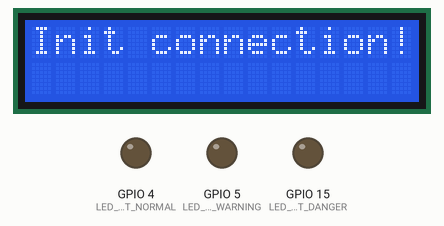
A sketch run on a simulated ESP8266 (NodeMCU). On the bench: 16×2 character LCD, output pins drawn as LEDs (lit = HIGH). WiFi joins after 1.5 s; servers stay silent unless stated; what the sketch prints to the serial monitor is not drawn.

Above: at 0.1 s.
At 8.7 s:
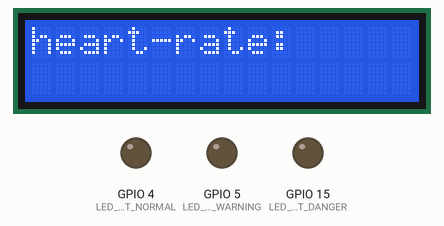

The sketch:

socketWithNodejs.ino
```cpp
#include <Arduino.h>
#include <ArduinoJson.h>
#include <LiquidCrystal_I2C.h>
#include <Wire.h>

#include <ESP8266WiFi.h>
#include <ESP8266WiFiMulti.h>

#include <SocketIoClient.h>

#define USE_SERIAL Serial
#define LED_ALERT_NORMAL 4
#define LED_ALERT_WARNING 5
#define LED_ALERT_DANGER 15

ESP8266WiFiMulti WiFiMulti;
SocketIoClient webSocket;
// Set the LCD address to 0x27 for a 16 chars and 2 line display
LiquidCrystal_I2C lcd(0x27, 16, 2);

StaticJsonDocument<200> jsonBuffer;
byte heart[8] = {       // Mảng byte hình trái tim
  0b00000,
  0b01010,
  0b11111,
  0b11111,
  0b11111,
  0b01110,
  0b00100,
  0b00000
};
int i;

void displayHeartRate(const char * payload, size_t length) {
  DeserializationError error = deserializeJson(jsonBuffer, payload);
  if (error) {
    Serial.print(F("deserializeJson() failed: "));
    Serial.println(error.c_str());
    return;
  }
  int heart_rate = jsonBuffer["heart_rate"];
  int alert = jsonBuffer["alertLED"];
  Serial.print(heart_rate);
  Serial.print("\n");
  for (i = 11; i <= 13; i++) {
    lcd.setCursor(i, 0);
    lcd.print(" ");
  }
  lcd.setCursor(11, 0);        //Đưa con trỏ về cột thứ 11, hàng 0.
  lcd.print(heart_rate);
  //  switch (alert)
  //{
  //    case 0: // code to be executed if n = 0;
  //        digitalWrite(LED_ALERT_NORMAL,HIGH);
  //        digitalWrite(LED_ALERT_WARNING,LOW);
  //        digitalWrite(LED_ALERT_DANGER,LOW);
  //        break;
  //    case 1: // code to be executed if n = 1;
  //        digitalWrite(LED_ALERT_NORMAL,LOW);
  //        digitalWrite(LED_ALERT_WARNING,HIGH);
  //        digitalWrite(LED_ALERT_DANGER,LOW);
  //        break;
  //    case 2: // code to be executed if n = 2;
  //        digitalWrite(LED_ALERT_NORMAL,LOW);
  //        digitalWrite(LED_ALERT_WARNING,LOW);
  //        digitalWrite(LED_ALERT_DANGER,HIGH);
  //        break;
  //    default: // code to be executed if n doesn't match any cases
  //      break;
  //}

  USE_SERIAL.printf("got message: %s\n", payload);
}

void setup() {
  pinMode(LED_ALERT_NORMAL, OUTPUT);
  pinMode(LED_ALERT_WARNING, OUTPUT);
  pinMode(LED_ALERT_DANGER, OUTPUT);
  USE_SERIAL.begin(115200);
  Wire.begin(2, 0);           //Bắt đầu 2 chân SDA và SCK của I2C
  lcd.init();                 //Bắt đầu màn hình
  lcd.backlight();            // Bật đèn nền
  lcd.clear();
  lcd.home();                 //Đưa con trỏ về vị trí 0,0
  lcd.print("Init connection!!!");
  lcd.blink();
  lcd.display();              // Hiển thị lên màn hình.


  USE_SERIAL.setDebugOutput(true);

  USE_SERIAL.println();
  USE_SERIAL.println();
  USE_SERIAL.println();

  for (uint8_t t = 4; t > 0; t--) {
    USE_SERIAL.printf("[SETUP] BOOT WAIT %d...\n", t);
    USE_SERIAL.flush();
    delay(1000);
  }

  WiFiMulti.addAP("iPhone", "hahahaha");
  while (WiFiMulti.run() != WL_CONNECTED) {
    delay(100);
  }
  delay(3000);
  lcd.clear();
  lcd.setCursor(0, 0);        //Đưa con trỏ về cột thứ 15, dòng 0.
  lcd.print("heart-rate:");
  lcd.setCursor(15, 0);
  lcd.write(byte(0));
  lcd.blink();                    // Nhấp nháy con trỏ ở vị trí cuối cùng

  webSocket.on("heart_rate", displayHeartRate);
  webSocket.begin("192.168.0.194", 8080);
  // use HTTP Basic Authorization this is optional remove if not needed
  //webSocket.setAuthorization("username", "password");
}

void loop() {
  webSocket.loop();
}
```
